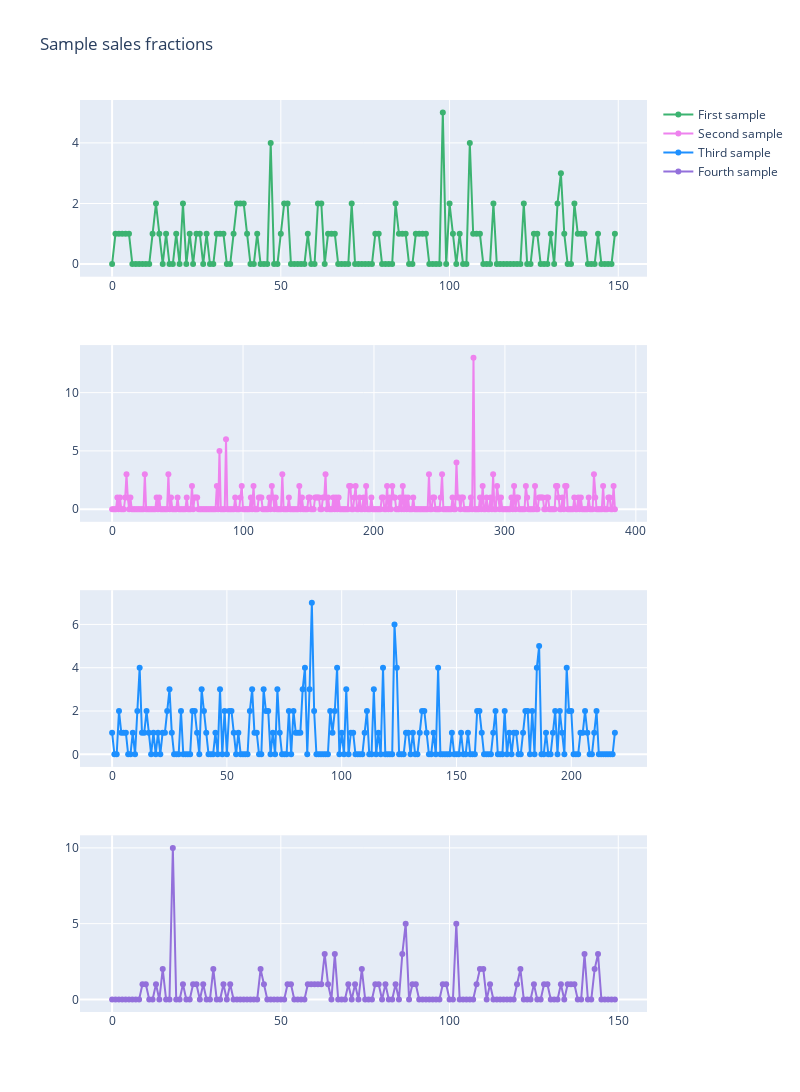

This figure's notebook cell:
### Code cell
ids = sorted(list(set(sales_train_validation['id'])))
d_cols = [c for c in sales_train_validation.columns if 'd_' in c]
x_1 = sales_train_validation.loc[sales_train_validation['id'] == ids[3]].set_index('id')[d_cols].values[0][:150]
x_2 = sales_train_validation.loc[sales_train_validation['id'] == ids[5]].set_index('id')[d_cols].values[0][1215:1600]
x_3 = sales_train_validation.loc[sales_train_validation['id'] == ids[20]].set_index('id')[d_cols].values[0][10:230]
x_4 = sales_train_validation.loc[sales_train_validation['id'] == ids[67]].set_index('id')[d_cols].values[0][550:700]

fig = make_subplots(rows=4, cols=1)

fig.add_trace(go.Scatter(x=np.arange(len(x_1)), y=x_1, showlegend=True,
                    mode='lines+markers', name="First sample",
                         marker=dict(color="mediumseagreen")),
             row=1, col=1)

fig.add_trace(go.Scatter(x=np.arange(len(x_2)), y=x_2, showlegend=True,
                    mode='lines+markers', name="Second sample",
                         marker=dict(color="violet")),
             row=2, col=1)

fig.add_trace(go.Scatter(x=np.arange(len(x_3)), y=x_3, showlegend=True,
                    mode='lines+markers', name="Third sample",
                         marker=dict(color="dodgerblue")),
             row=3, col=1)

fig.add_trace(go.Scatter(x=np.arange(len(x_4)), y=x_4, showlegend=True,
                    mode='lines+markers', name="Fourth sample",
                         marker=dict(color="MediumPurple")),
             row=4, col=1)

fig.update_layout(height=1200, width=800, title_text="Sample sales fractions")
fig.show()

### Figure 1 — Plotly figure (JSON) as saved in the notebook; plotly's stock layout.template omitted (floating-point values rounded to 4 significant figures; data arrays with more than 128 entries replaced by an {"elided": "..."} marker saying what was removed)
{"data": [{"marker": {"color": "mediumseagreen"}, "mode": "lines+markers", "name": "First sample", "showlegend": true, "type": "scatter", "x": {"elided": "150 int values"}, "xaxis": "x", "y": {"elided": "150 int values"}, "yaxis": "y"}, {"marker": {"color": "violet"}, "mode": "lines+markers", "name": "Second sample", "showlegend": true, "type": "scatter", "x": {"elided": "385 int values"}, "xaxis": "x2", "y": {"elided": "385 int values"}, "yaxis": "y2"}, {"marker": {"color": "dodgerblue"}, "mode": "lines+markers", "name": "Third sample", "showlegend": true, "type": "scatter", "x": {"elided": "220 int values"}, "xaxis": "x3", "y": {"elided": "220 int values"}, "yaxis": "y3"}, {"marker": {"color": "MediumPurple"}, "mode": "lines+markers", "name": "Fourth sample", "showlegend": true, "type": "scatter", "x": {"elided": "150 int values"}, "xaxis": "x4", "y": {"elided": "150 int values"}, "yaxis": "y4"}], "layout": {"height": 1200, "title": {"text": "Sample sales fractions"}, "width": 800, "xaxis": {"anchor": "y", "domain": [0, 1]}, "xaxis2": {"anchor": "y2", "domain": [0, 1]}, "xaxis3": {"anchor": "y3", "domain": [0, 1]}, "xaxis4": {"anchor": "y4", "domain": [0, 1]}, "yaxis": {"anchor": "x", "domain": [0.8063, 1]}, "yaxis2": {"anchor": "x2", "domain": [0.5375, 0.7312]}, "yaxis3": {"anchor": "x3", "domain": [0.2687, 0.4625]}, "yaxis4": {"anchor": "x4", "domain": [0, 0.1938]}}}
